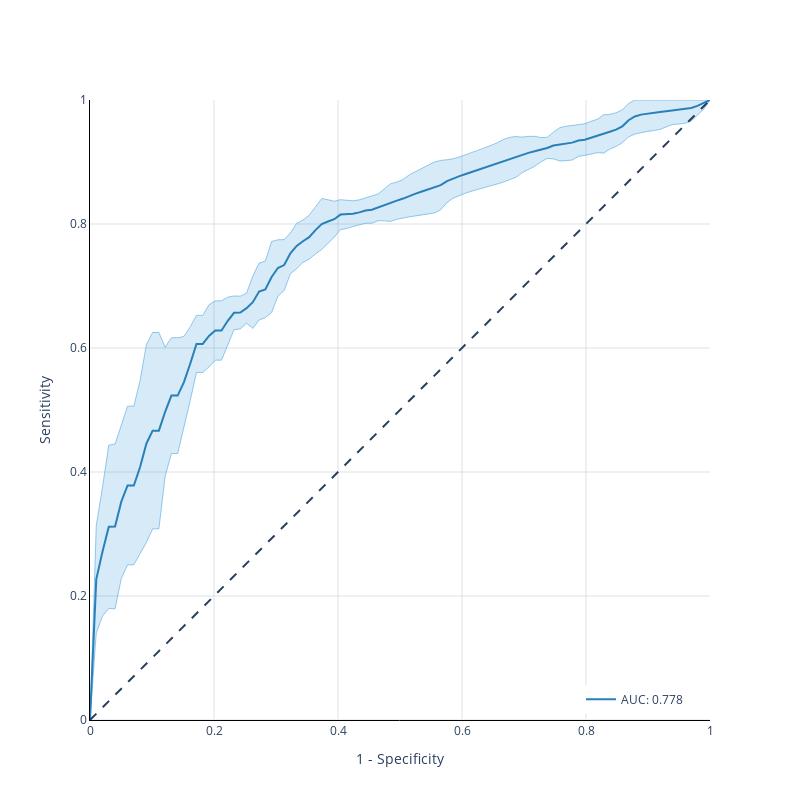

Notebook cell for this chart:
### Code cell
r = classifier_ROC(X, y, True, params_)
